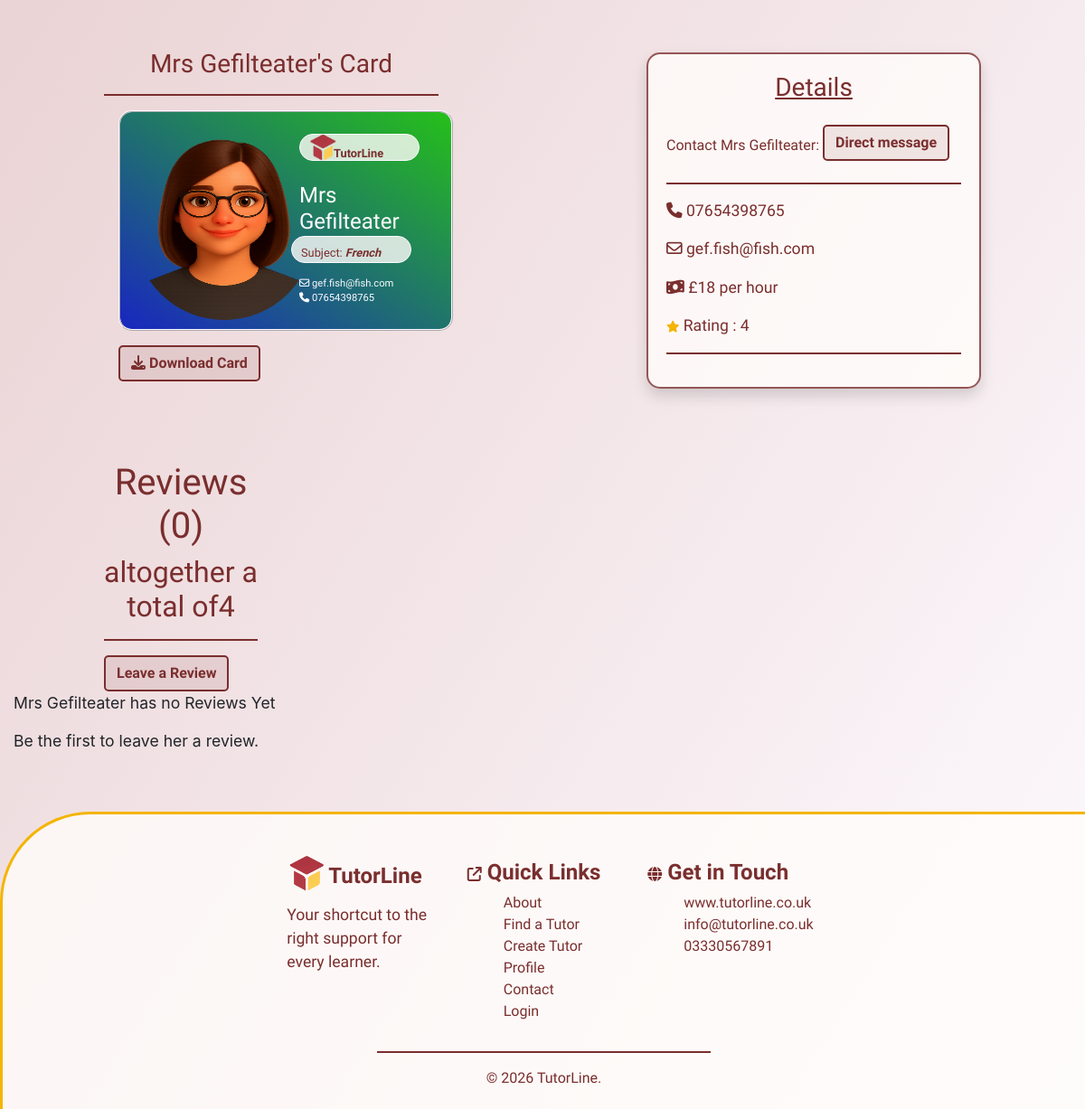
/tutors/2 (lower part), run on an earlier commit of the app's database.
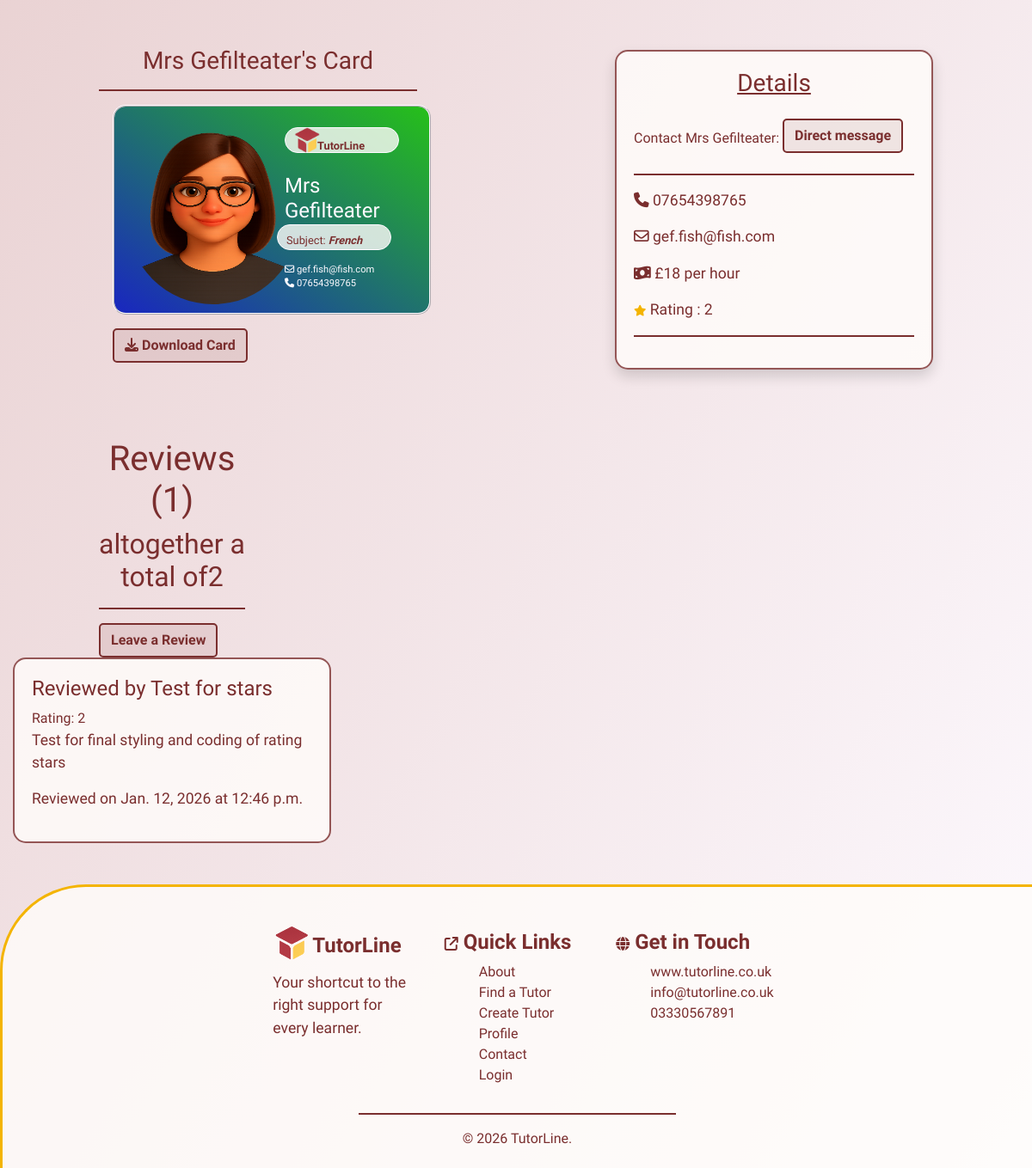
And on a later commit of the database.
### tutors/models.py (models this page shows, shortened)
class Tutors(models.Model):
    class Meta:
        verbose_name_plural = "Tutors"
    name = models.CharField(max_length=254)
    location = models.ForeignKey('Location', null=True, blank=True,
                                 on_delete=models.SET_NULL)
    category = models.ForeignKey('Category', null=True, blank=True,
                                 on_delete=models.SET_NULL)
    date_added = models.DateField(auto_now=True)
    subject = models.CharField(max_length=254)
    price = models.IntegerField()
    active = models.BooleanField(default=True)
    description = models.TextField()
    email = models.EmailField()
    phone = models.CharField(max_length=14)
    rating = models.FloatField(default=0)
    image = models.ImageField(blank=True, null=True)
    is_male = models.BooleanField()
    color_1 = models.IntegerField(default=rand)
    color_2 = models.IntegerField(default=rand)
    color_3 = models.IntegerField(default=rand)

class Reviews(models.Model):
    class Meta:
        verbose_name_plural = "Reveiws"
    name = models.CharField(max_length=254)
    tutor = models.ForeignKey('Tutors', related_name='reviews',
                                on_delete=models.CASCADE)
    rating = models.IntegerField(default=0)
    review = models.TextField(blank=True, null=True)
    date = models.DateField(auto_now=True)
    time = models.TimeField(auto_now=True)

### tutors/views.py (the view)
# urls.py: path('<int:tutor_id>', views.tutor_details, name='tutor_details'),
def tutor_details(request, tutor_id):
    tutor = get_object_or_404(Tutors, pk=tutor_id)
    reviews = Reviews.objects.filter(tutor=tutor)
    template = 'tutors/tutor-details.html'
    context = {
        'tutor': tutor,
        'reviews': reviews,
        }
    return render(request, template, context)

### tutors/templates/tutors/tutor-details.html (shortened to what the changed rows need)
{% extends "base.html" %}
{% load static %}
{% block extracss%}
<link rel="stylesheet" href="{% static 'css/tutors.css' %}">
<link rel="stylesheet" href="{% static 'css/tutor-details.css' %}">
{% endblock %}
{% block content %}
<section>
    <div class="container-fluid">
        <div class="row">
            <div class="col-4">
                <h3 class="mt-3">{{ tutor.name }}'s Card</h3>
                <hr>
                <div class="row image-box mx-3"
                    style="background-image: linear-gradient(to bottom left, rgb({{ tutor.color_1 }}, {{ tutor.color_2 }}, {{ tutor.color_3 }}), rgb({{ tutor.color_3 }}, {{ tutor.color_1 }}, {{ tutor.color_2 }}))">
                    <div class="col-6">
                    </div>
                    <div class="col-6 mt-1">
                        <h4 class="card-logo">
                            <img src="/media/logo.png" alt="logo" class="card-logo-image">
                            <span class="logo-text"><strong>TutorLine</strong></span>
                        </h4>
                        <h4 class="mt-4">{{ tutor.name }}</h4>
                        <h5 class="card-logo logo-text">Subject: <strong><em>{{ tutor.subject }}</em></strong></h5>
                        <div class="b-c-email"><i class="fa-regular fa-envelope"></i> {{ tutor.email }}</div>
                        <div class="b-c-email"><i class="fa-solid fa-phone"></i> {{ tutor.phone }}</div>
                    </div>
                </div>
                <button id="download-card" class="btn btn-btn mt-3 mx-3">
                    <i class="fa-solid fa-download"></i> Download Card
                </button>
            </div>
            <div class="col-4">
                <div class="details shadow">
                    <h3 class="mb-4"><u>Details</u></h3>
                    <span>Contact {{ tutor.name }}: </span><button class="btn btn-btn mb-2"><a href="">Direct message</a></button>
                    <hr>
                    <p><i class="fa-solid fa-phone"></i><a href="tel:{{ tutor.phone }}"> {{ tutor.phone }}</a></p>
                    <p><i class="fa-regular fa-envelope"></i> <a href="mailto:{{ tutor.email }}">{{ tutor.email }}</a></p>
                    <p><i class="fa-solid fa-money-bill-wave"></i> £{{ tutor.price }} per hour</p>
                    <p>
                        <i class="fa-solid fa-star stars"></i> Rating : {% if tutor.rating == 0 %} <span class="no-rating">There are no ratings yet!</span>{% else %}{{ tutor.rating }}{% endif %}
                    </p>
                    <hr>
                </div>
            </div>
        </div>
    </div>
</section>
<section>
    <div class="container-fluid">
        <div class="row">
            <div class="col-2">
                <h1>Reviews ({{ reviews.count }})</h1>
                <h2> altogether a total of{{ tutor.rating }}</h2>
                <hr>
                <button class="btn btn-btn"><a href="{% url 'review_tutor' tutor.id %}">Leave a Review</a></button>
            </div>
        </div>
        <div class="row">
        {% if reviews %}
            {% for review in reviews %}
            <div class="col-4">
                <div class="review-box">
                    <h4>Reviewed by {{ review.name }}</h4>
                    <div>Rating: {{ review.rating }}</div>
                    <p>{{ review.review }}</p>
                    <p>Reviewed on {{ review.date }} at {{ review.time }}</p>
                </div>
            </div>
            {% endfor%}
        {% else %}
            <div class="col-4">
                <p>{{ tutor.name }} has no Reviews Yet</p>
                <p>Be the first to leave {% if tutor.is_male == True%} him{% else %}her{% endif %} a review.</p>
            </div>
        {% endif %}
        </div>
    </div>
</section>
{% endblock %}

What changed in the data, as far as the page shows it:
changed Tutors "Mrs Gefilteater": rating "4" → "2"; name "Mrs Gefilteater" → (not shown)
added Reviews: name "Test for stars", rating "2", review "Test for final styling and coding of rating stars", date "Jan. 12, 2026", time "12:46 p.m."
Also different on the page:
{{ reviews.count }}: "0" → "1"
text no longer shown: "has no Reviews Yet Be the first to leave her a review."
